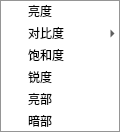
<?xml version="1.0" encoding="UTF-8"?>
<ui version="4.0">
 <class>AdjustMenu</class>
 <widget class="QMenu" name="AdjustMenu">
  <property name="geometry">
   <rect>
    <x>0</x>
    <y>0</y>
    <width>121</width>
    <height>213</height>
   </rect>
  </property>
  <property name="windowTitle">
   <string>Form</string>
  </property>
  <property name="title">
   <string>调节</string>
  </property>
  <widget class="QMenu" name="menu">
   <property name="geometry">
    <rect>
     <x>382</x>
     <y>138</y>
     <width>121</width>
     <height>98</height>
    </rect>
   </property>
   <property name="windowTitle">
    <string>Form</string>
   </property>
   <property name="title">
    <string>对比度</string>
   </property>
   <addaction name="contrastAdjust"/>
   <addaction name="equalizeHist"/>
  </widget>
  <action name="lightnessAdjust">
   <property name="text">
    <string>亮度</string>
   </property>
   <property name="menuRole">
    <enum>QAction::MenuRole::NoRole</enum>
   </property>
  </action>
  <action name="contrastAdjust">
   <property name="text">
    <string>手动调节</string>
   </property>
   <property name="menuRole">
    <enum>QAction::MenuRole::NoRole</enum>
   </property>
  </action>
  <action name="saturationAdjust">
   <property name="text">
    <string>饱和度</string>
   </property>
   <property name="menuRole">
    <enum>QAction::MenuRole::NoRole</enum>
   </property>
  </action>
  <action name="sharpnessAdjust">
   <property name="text">
    <string>锐度</string>
   </property>
   <property name="menuRole">
    <enum>QAction::MenuRole::NoRole</enum>
   </property>
  </action>
  <action name="brightAdjust">
   <property name="text">
    <string>亮部</string>
   </property>
   <property name="menuRole">
    <enum>QAction::MenuRole::NoRole</enum>
   </property>
  </action>
  <action name="darkAdjust">
   <property name="text">
    <string>暗部</string>
   </property>
   <property name="menuRole">
    <enum>QAction::MenuRole::NoRole</enum>
   </property>
  </action>
  <action name="equalizeHist">
   <property name="text">
    <string>直方图均衡</string>
   </property>
   <property name="menuRole">
    <enum>QAction::MenuRole::NoRole</enum>
   </property>
  </action>
  <addaction name="lightnessAdjust"/>
  <addaction name="menu"/>
  <addaction name="saturationAdjust"/>
  <addaction name="sharpnessAdjust"/>
  <addaction name="brightAdjust"/>
  <addaction name="darkAdjust"/>
 </widget>
 <resources/>
 <connections/>
</ui>
